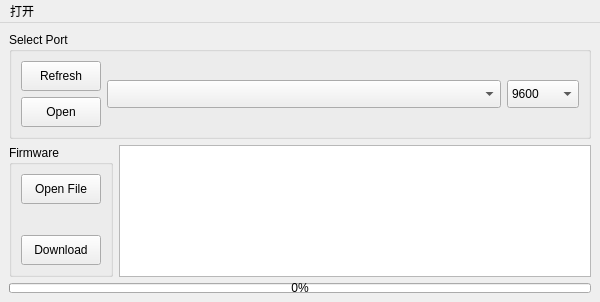
<?xml version="1.0" encoding="UTF-8"?>
<ui version="4.0">
 <class>MainWindow</class>
 <widget class="QMainWindow" name="MainWindow">
  <property name="geometry">
   <rect>
    <x>0</x>
    <y>0</y>
    <width>600</width>
    <height>302</height>
   </rect>
  </property>
  <property name="minimumSize">
   <size>
    <width>600</width>
    <height>250</height>
   </size>
  </property>
  <property name="maximumSize">
   <size>
    <width>600</width>
    <height>302</height>
   </size>
  </property>
  <property name="windowTitle">
   <string>MainWindow</string>
  </property>
  <widget class="QWidget" name="centralwidget">
   <layout class="QVBoxLayout" name="verticalLayout_3">
    <item>
     <widget class="QGroupBox" name="groupBox">
      <property name="maximumSize">
       <size>
        <width>16777215</width>
        <height>16777215</height>
       </size>
      </property>
      <property name="title">
       <string>Select Port</string>
      </property>
      <layout class="QHBoxLayout" name="horizontalLayout_2">
       <item>
        <layout class="QVBoxLayout" name="verticalLayout">
         <item>
          <widget class="QPushButton" name="btn_reflash_com">
           <property name="minimumSize">
            <size>
             <width>0</width>
             <height>30</height>
            </size>
           </property>
           <property name="text">
            <string>Refresh</string>
           </property>
          </widget>
         </item>
         <item>
          <widget class="QPushButton" name="btn_serial_open">
           <property name="minimumSize">
            <size>
             <width>0</width>
             <height>30</height>
            </size>
           </property>
           <property name="text">
            <string>Open</string>
           </property>
          </widget>
         </item>
        </layout>
       </item>
       <item>
        <widget class="QComboBox" name="comboBox_com">
         <property name="sizePolicy">
          <sizepolicy hsizetype="MinimumExpanding" vsizetype="Fixed">
           <horstretch>0</horstretch>
           <verstretch>0</verstretch>
          </sizepolicy>
         </property>
         <property name="minimumSize">
          <size>
           <width>0</width>
           <height>28</height>
          </size>
         </property>
        </widget>
       </item>
       <item>
        <widget class="QComboBox" name="comboBox_baud">
         <property name="minimumSize">
          <size>
           <width>0</width>
           <height>28</height>
          </size>
         </property>
         <property name="currentText">
          <string>9600</string>
         </property>
         <item>
          <property name="text">
           <string>9600</string>
          </property>
         </item>
         <item>
          <property name="text">
           <string>115200</string>
          </property>
         </item>
         <item>
          <property name="text">
           <string>460800</string>
          </property>
         </item>
         <item>
          <property name="text">
           <string>921600</string>
          </property>
         </item>
        </widget>
       </item>
      </layout>
     </widget>
    </item>
    <item>
     <layout class="QHBoxLayout" name="horizontalLayout">
      <item>
       <widget class="QGroupBox" name="groupBox_2">
        <property name="maximumSize">
         <size>
          <width>1000</width>
          <height>1000</height>
         </size>
        </property>
        <property name="title">
         <string>Firmware</string>
        </property>
        <layout class="QVBoxLayout" name="verticalLayout_2">
         <item>
          <widget class="QPushButton" name="btn_open_file">
           <property name="minimumSize">
            <size>
             <width>0</width>
             <height>30</height>
            </size>
           </property>
           <property name="text">
            <string>Open File</string>
           </property>
          </widget>
         </item>
         <item>
          <widget class="QLabel" name="label_file">
           <property name="text">
            <string/>
           </property>
           <property name="alignment">
            <set>Qt::AlignCenter</set>
           </property>
          </widget>
         </item>
         <item>
          <widget class="QPushButton" name="btn_program">
           <property name="minimumSize">
            <size>
             <width>0</width>
             <height>30</height>
            </size>
           </property>
           <property name="text">
            <string>Download</string>
           </property>
          </widget>
         </item>
        </layout>
       </widget>
      </item>
      <item>
       <widget class="QTextEdit" name="textEdit">
        <property name="font">
         <font>
          <family>Arial</family>
          <pointsize>7</pointsize>
         </font>
        </property>
        <property name="documentTitle">
         <string/>
        </property>
        <property name="readOnly">
         <bool>true</bool>
        </property>
        <property name="markdown">
         <string/>
        </property>
        <property name="placeholderText">
         <string/>
        </property>
       </widget>
      </item>
     </layout>
    </item>
    <item>
     <widget class="QProgressBar" name="progressBar">
      <property name="maximumSize">
       <size>
        <width>16777215</width>
        <height>10</height>
       </size>
      </property>
      <property name="value">
       <number>0</number>
      </property>
     </widget>
    </item>
   </layout>
  </widget>
  <widget class="QMenuBar" name="menuBar">
   <property name="geometry">
    <rect>
     <x>0</x>
     <y>0</y>
     <width>600</width>
     <height>25</height>
    </rect>
   </property>
   <widget class="QMenu" name="menu">
    <property name="title">
     <string>打开</string>
    </property>
    <addaction name="actionModbus"/>
    <addaction name="actionDisplay"/>
   </widget>
   <addaction name="menu"/>
  </widget>
  <action name="actionModbus">
   <property name="text">
    <string>Modbus</string>
   </property>
  </action>
  <action name="actionDisplay">
   <property name="text">
    <string>Display</string>
   </property>
  </action>
 </widget>
 <resources/>
 <connections/>
</ui>
